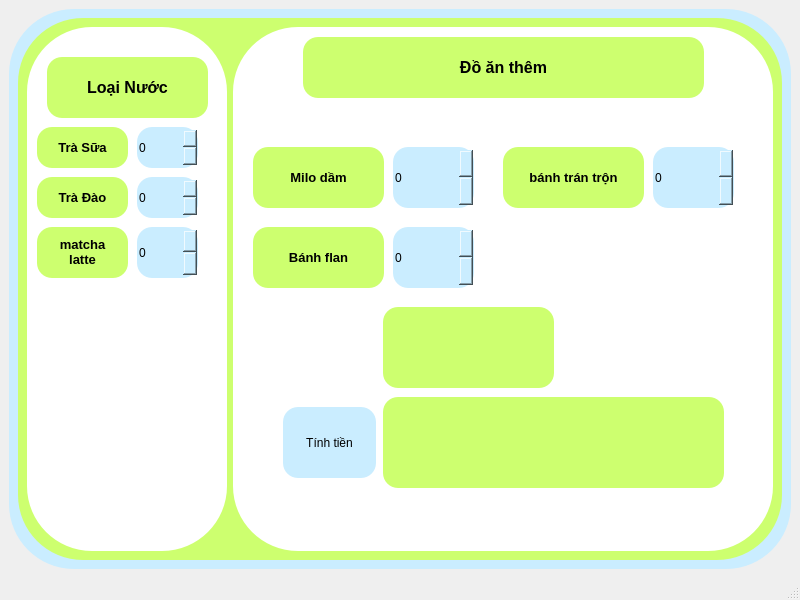
<?xml version="1.0" encoding="UTF-8"?>
<ui version="4.0">
 <class>MainWindow</class>
 <widget class="QMainWindow" name="MainWindow">
  <property name="geometry">
   <rect>
    <x>0</x>
    <y>0</y>
    <width>800</width>
    <height>600</height>
   </rect>
  </property>
  <property name="windowTitle">
   <string>MainWindow</string>
  </property>
  <widget class="QWidget" name="centralwidget">
   <layout class="QHBoxLayout" name="horizontalLayout">
    <item>
     <widget class="QWidget" name="widget" native="true">
      <property name="styleSheet">
       <string notr="true">background-color: rgb(202, 237, 255);
border-radius : 65px;</string>
      </property>
      <layout class="QHBoxLayout" name="horizontalLayout_2">
       <item>
        <widget class="QWidget" name="widget_3" native="true">
         <property name="styleSheet">
          <string notr="true">background-color: rgb(205, 255, 111);</string>
         </property>
         <layout class="QHBoxLayout" name="horizontalLayout_3">
          <item>
           <widget class="QWidget" name="widget_2" native="true">
            <property name="maximumSize">
             <size>
              <width>200</width>
              <height>16777215</height>
             </size>
            </property>
            <property name="styleSheet">
             <string notr="true">background-color: rgb(255, 255, 255);</string>
            </property>
            <widget class="QLabel" name="label">
             <property name="geometry">
              <rect>
               <x>20</x>
               <y>30</y>
               <width>161</width>
               <height>61</height>
              </rect>
             </property>
             <property name="styleSheet">
              <string notr="true">background-color: rgb(205, 255, 111);
border-radius : 15px
</string>
             </property>
             <property name="text">
              <string>&lt;html&gt;&lt;head/&gt;&lt;body&gt;&lt;p align=&quot;center&quot;&gt;&lt;span style=&quot; font-size:12pt; font-weight:600;&quot;&gt;Loại Nước&lt;/span&gt;&lt;/p&gt;&lt;/body&gt;&lt;/html&gt;</string>
             </property>
            </widget>
            <widget class="QLabel" name="label_4">
             <property name="geometry">
              <rect>
               <x>10</x>
               <y>150</y>
               <width>91</width>
               <height>41</height>
              </rect>
             </property>
             <property name="styleSheet">
              <string notr="true">background-color: rgb(205, 255, 111);
border-radius : 15px
</string>
             </property>
             <property name="text">
              <string>&lt;html&gt;&lt;head/&gt;&lt;body&gt;&lt;p align=&quot;center&quot;&gt;&lt;span style=&quot; font-size:10pt; font-weight:600;&quot;&gt;Trà Đào&lt;/span&gt;&lt;/p&gt;&lt;/body&gt;&lt;/html&gt;</string>
             </property>
            </widget>
            <widget class="QLabel" name="label_5">
             <property name="geometry">
              <rect>
               <x>10</x>
               <y>100</y>
               <width>91</width>
               <height>41</height>
              </rect>
             </property>
             <property name="styleSheet">
              <string notr="true">background-color: rgb(205, 255, 111);
border-radius : 15px
</string>
             </property>
             <property name="text">
              <string>&lt;html&gt;&lt;head/&gt;&lt;body&gt;&lt;p align=&quot;center&quot;&gt;&lt;span style=&quot; font-size:10pt; font-weight:600;&quot;&gt;Trà Sữa&lt;/span&gt;&lt;/p&gt;&lt;/body&gt;&lt;/html&gt;</string>
             </property>
            </widget>
            <widget class="QLabel" name="label_6">
             <property name="geometry">
              <rect>
               <x>10</x>
               <y>200</y>
               <width>91</width>
               <height>51</height>
              </rect>
             </property>
             <property name="styleSheet">
              <string notr="true">background-color: rgb(205, 255, 111);
border-radius : 15px
</string>
             </property>
             <property name="text">
              <string>&lt;html&gt;&lt;head/&gt;&lt;body&gt;&lt;p align=&quot;center&quot;&gt;&lt;span style=&quot; font-size:10pt; font-weight:600;&quot;&gt;matcha &lt;br/&gt;latte&lt;/span&gt;&lt;/p&gt;&lt;/body&gt;&lt;/html&gt;</string>
             </property>
            </widget>
            <widget class="QSpinBox" name="so_luong_trasua">
             <property name="geometry">
              <rect>
               <x>110</x>
               <y>100</y>
               <width>61</width>
               <height>41</height>
              </rect>
             </property>
             <property name="styleSheet">
              <string notr="true">background-color: rgb(202, 237, 255);
border-radius : 15px;</string>
             </property>
            </widget>
            <widget class="QSpinBox" name="so_luong_tradao">
             <property name="geometry">
              <rect>
               <x>110</x>
               <y>150</y>
               <width>61</width>
               <height>41</height>
              </rect>
             </property>
             <property name="styleSheet">
              <string notr="true">background-color: rgb(202, 237, 255);
border-radius : 15px;</string>
             </property>
            </widget>
            <widget class="QSpinBox" name="so_luong_matchalatte">
             <property name="geometry">
              <rect>
               <x>110</x>
               <y>200</y>
               <width>61</width>
               <height>51</height>
              </rect>
             </property>
             <property name="styleSheet">
              <string notr="true">background-color: rgb(202, 237, 255);
border-radius : 15px;</string>
             </property>
            </widget>
           </widget>
          </item>
          <item>
           <widget class="QWidget" name="widget_5" native="true">
            <property name="styleSheet">
             <string notr="true">background-color: rgb(255, 255, 255);</string>
            </property>
            <widget class="QLabel" name="label_2">
             <property name="geometry">
              <rect>
               <x>70</x>
               <y>10</y>
               <width>401</width>
               <height>61</height>
              </rect>
             </property>
             <property name="styleSheet">
              <string notr="true">background-color: rgb(205, 255, 111);
border-radius : 15px
</string>
             </property>
             <property name="text">
              <string>&lt;html&gt;&lt;head/&gt;&lt;body&gt;&lt;p align=&quot;center&quot;&gt;&lt;span style=&quot; font-size:12pt; font-weight:600;&quot;&gt;Đồ ăn thêm&lt;/span&gt;&lt;/p&gt;&lt;/body&gt;&lt;/html&gt;</string>
             </property>
            </widget>
            <widget class="QLabel" name="label_3">
             <property name="geometry">
              <rect>
               <x>20</x>
               <y>120</y>
               <width>131</width>
               <height>61</height>
              </rect>
             </property>
             <property name="styleSheet">
              <string notr="true">background-color: rgb(205, 255, 111);
border-radius : 15px
</string>
             </property>
             <property name="text">
              <string>&lt;html&gt;&lt;head/&gt;&lt;body&gt;&lt;p align=&quot;center&quot;&gt;&lt;span style=&quot; font-size:10pt; font-weight:600;&quot;&gt;Milo dầm&lt;/span&gt;&lt;/p&gt;&lt;/body&gt;&lt;/html&gt;</string>
             </property>
            </widget>
            <widget class="QLabel" name="label_7">
             <property name="geometry">
              <rect>
               <x>270</x>
               <y>120</y>
               <width>141</width>
               <height>61</height>
              </rect>
             </property>
             <property name="styleSheet">
              <string notr="true">background-color: rgb(205, 255, 111);
border-radius : 15px
</string>
             </property>
             <property name="text">
              <string>&lt;html&gt;&lt;head/&gt;&lt;body&gt;&lt;p align=&quot;center&quot;&gt;&lt;span style=&quot; font-size:10pt; font-weight:600;&quot;&gt;bánh trán trộn&lt;/span&gt;&lt;/p&gt;&lt;/body&gt;&lt;/html&gt;</string>
             </property>
            </widget>
            <widget class="QLabel" name="label_8">
             <property name="geometry">
              <rect>
               <x>20</x>
               <y>200</y>
               <width>131</width>
               <height>61</height>
              </rect>
             </property>
             <property name="styleSheet">
              <string notr="true">background-color: rgb(205, 255, 111);
border-radius : 15px
</string>
             </property>
             <property name="text">
              <string>&lt;html&gt;&lt;head/&gt;&lt;body&gt;&lt;p align=&quot;center&quot;&gt;&lt;span style=&quot; font-size:10pt; font-weight:600;&quot;&gt;Bánh flan&lt;/span&gt;&lt;/p&gt;&lt;/body&gt;&lt;/html&gt;</string>
             </property>
            </widget>
            <widget class="QSpinBox" name="so_luong_milodam">
             <property name="geometry">
              <rect>
               <x>160</x>
               <y>120</y>
               <width>81</width>
               <height>61</height>
              </rect>
             </property>
             <property name="styleSheet">
              <string notr="true">background-color: rgb(202, 237, 255);
border-radius : 15px;</string>
             </property>
            </widget>
            <widget class="QSpinBox" name="so_luong_banhflan">
             <property name="geometry">
              <rect>
               <x>160</x>
               <y>200</y>
               <width>81</width>
               <height>61</height>
              </rect>
             </property>
             <property name="styleSheet">
              <string notr="true">background-color: rgb(202, 237, 255);
border-radius : 15px;</string>
             </property>
            </widget>
            <widget class="QSpinBox" name="so_luong_banhtrantron">
             <property name="geometry">
              <rect>
               <x>420</x>
               <y>120</y>
               <width>81</width>
               <height>61</height>
              </rect>
             </property>
             <property name="styleSheet">
              <string notr="true">background-color: rgb(202, 237, 255);
border-radius : 15px;</string>
             </property>
            </widget>
            <widget class="QLabel" name="liet_ke_san_pham">
             <property name="geometry">
              <rect>
               <x>150</x>
               <y>370</y>
               <width>341</width>
               <height>91</height>
              </rect>
             </property>
             <property name="styleSheet">
              <string notr="true">background-color: rgb(205, 255, 111);
border-radius : 15px
</string>
             </property>
             <property name="text">
              <string/>
             </property>
            </widget>
            <widget class="QPushButton" name="pushButton">
             <property name="geometry">
              <rect>
               <x>50</x>
               <y>380</y>
               <width>93</width>
               <height>71</height>
              </rect>
             </property>
             <property name="styleSheet">
              <string notr="true">background-color: rgb(202, 237, 255);
border-radius : 15px;</string>
             </property>
             <property name="text">
              <string>Tính tiền</string>
             </property>
            </widget>
            <widget class="QLabel" name="tinh_tien_cua_hang">
             <property name="geometry">
              <rect>
               <x>150</x>
               <y>280</y>
               <width>171</width>
               <height>81</height>
              </rect>
             </property>
             <property name="styleSheet">
              <string notr="true">background-color: rgb(205, 255, 111);
border-radius : 15px
</string>
             </property>
             <property name="text">
              <string/>
             </property>
            </widget>
           </widget>
          </item>
         </layout>
        </widget>
       </item>
      </layout>
     </widget>
    </item>
   </layout>
  </widget>
  <widget class="QMenuBar" name="menubar">
   <property name="geometry">
    <rect>
     <x>0</x>
     <y>0</y>
     <width>800</width>
     <height>26</height>
    </rect>
   </property>
  </widget>
  <widget class="QStatusBar" name="statusbar"/>
 </widget>
 <resources/>
 <connections/>
</ui>
